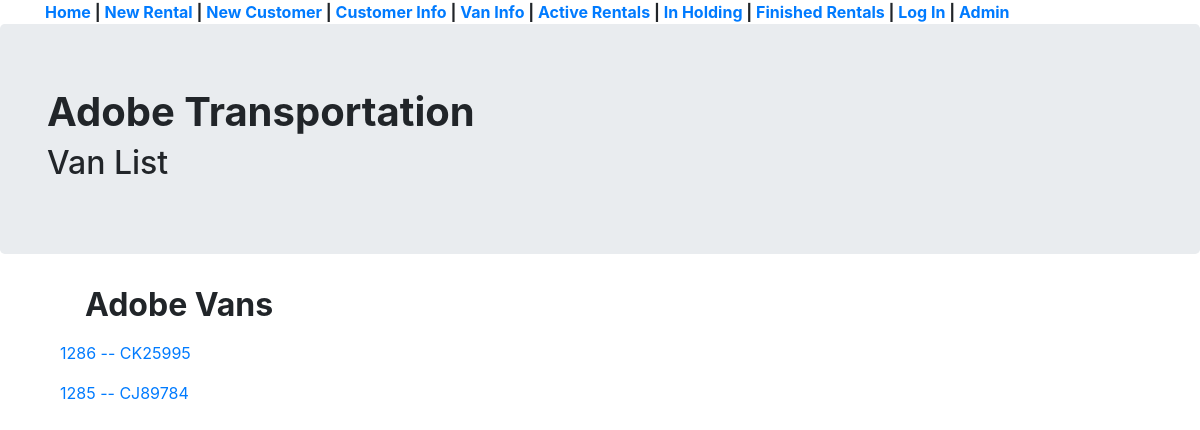
The page /van_list/ on the database its author committed.
### basic_app/models.py (models this page shows, shortened)
class Van(models.Model):
	van_num = models.CharField(max_length=4, blank=True)
	vin = models.CharField(max_length=60, blank=True)
	year_make_model = models.CharField(max_length=128, blank=True)
	plate = models.CharField(max_length=10, blank=True)
	tag_exp = models.CharField(max_length=56, blank=True)

### basic_app/views.py (the view)
# urls.py: path('van_list/', views.VanListView.as_view(), name='van_list'),
class VanListView(ListView):
	model = models.Van

### basic_app/templates/basic_app/van_list.html
{% extends 'basic_app/base.html' %}
{% block active_rentals %}
<div class="container"><h1><b>Adobe Transportation</b></h1><h2>Van List</h2></div>
{% endblock %}
{% block body_content %}
<div>	<h2><b><ul>Adobe Vans</ul></b></h2></div>
<div class="container">
	{% for van in van_list %}
	<a href="{{van.id}}"><p>{{van.van_num}} -- {{van.plate}}</p></a>
	{% endfor %}
</div>
{% endblock %}

### rows shown on the page
Van: van_num "1286", plate "CK25995"
Van: van_num "1285", plate "CJ89784"
